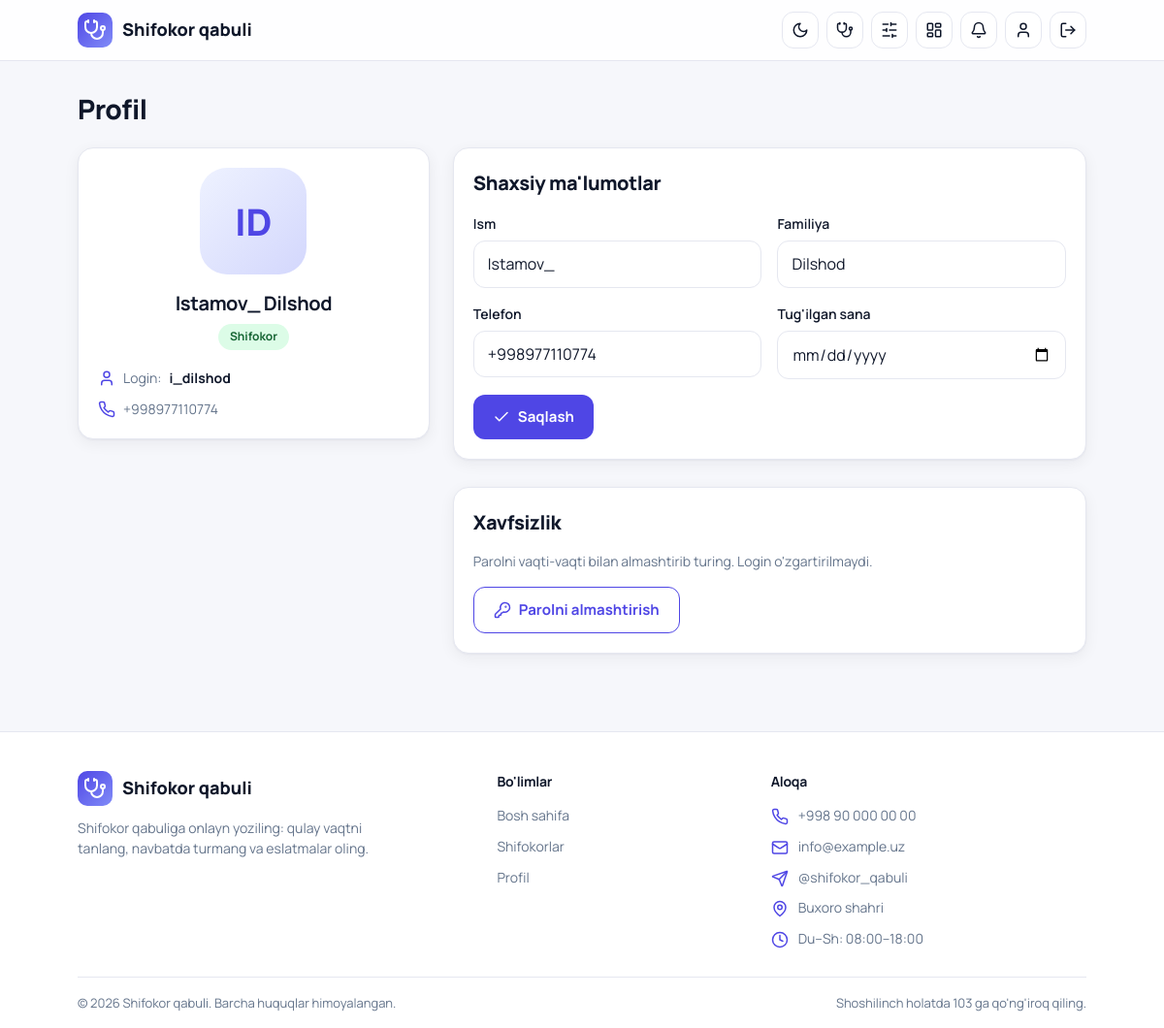
/profile/ (signed in), run on the app's committed database.
### clin_app/models.py (models this page shows, shortened)
class User(AbstractUser):
    class Role(models.TextChoices):
        PATIENT = "patient", "Bemor"
        DOCTOR = "doctor", "Shifokor"
        HOSPITAL_ADMIN = "hospital_admin", "Kasalxona admini"
    role = models.CharField(max_length=20, choices=Role.choices, default=Role.PATIENT)
    phone = models.CharField("Telefon", max_length=20, unique=True, null=True, blank=True)
    birth_date = models.DateField("Tug'ilgan sana", null=True, blank=True)
    hospital = models.ForeignKey(
        Hospital, on_delete=models.SET_NULL, null=True, blank=True, related_name="staff"
    )
    must_change_password = models.BooleanField("Parolni almashtirishi shart", default=False)
    @property
    def is_patient(self):
        return self.role == self.Role.PATIENT
    @property
    def is_doctor(self):
        return self.role == self.Role.DOCTOR
    @property
    def is_hospital_admin(self):
        return self.role == self.Role.HOSPITAL_ADMIN

### clin_app/views.py (the view)
# urls.py: path('profile/', views.profile, name='profile'),
@login_required
def profile(request):
    me = User.objects.get(pk=request.user.pk)
    form = ProfileForm(request.POST or None, instance=me)
    if request.method == 'POST' and form.is_valid():
        form.save()
        messages.success(request, "Ma'lumotlaringiz saqlandi.")
        return redirect('profile')
    return render(request, 'profile.html', {'form': form, 'me': me})

### clin_app/forms.py (shortened to what this page needs)
class ProfileForm(forms.ModelForm):
    class Meta:
        model = User
        fields = ('first_name', 'last_name', 'phone', 'birth_date')
        labels = {
            'first_name': 'Ism', 'last_name': 'Familiya',
            'phone': 'Telefon', 'birth_date': "Tug'ilgan sana",
        }
        widgets = {
            'birth_date': forms.DateInput(format='%Y-%m-%d', attrs={'type': 'date'}),
            'phone': forms.TextInput(attrs={'placeholder': '+998 90 123 45 67'}),
        }
    def __init__(self, *args, **kwargs):
        super().__init__(*args, **kwargs)
        self.fields['first_name'].required = True
        self.fields['last_name'].required = True
        self.fields['birth_date'].widget.attrs['max'] = timezone.localdate().isoformat()

### clin_app/context_processors.py (called while the page is built)
def notifications(request):
    user = request.user
    if user.is_authenticated:
        return {"unread_count": user.notifications.filter(is_read=False).count()}
    return {}

### clin_app/templates/profile.html (shortened to what this page needs)
{% extends 'base.html' %}
{% block content %}
<h1 class="page-title">Profil</h1>
<div class="detail-grid">
  <div class="card center">
    <div class="avatar avatar-lg avatar-initials" style="margin:0 auto 14px">
      {% if me.first_name or me.last_name %}{{ me.first_name|slice:":1"|upper }}{{ me.last_name|slice:":1"|upper }}{% else %}<svg class="icon"><use href="#i-user"/></svg>{% endif %}
    </div>
    <h2 style="font-size:20px">{{ me.get_full_name|default:me.username }}</h2>
    <span class="badge badge-green" style="margin-top:6px">{{ me.get_role_display }}</span>
    <div class="info-list" style="text-align:left;margin-top:18px">
      <div class="row"><svg class="icon"><use href="#i-user"/></svg> Login: <b>{{ me.username }}</b></div>
      <div class="row"><svg class="icon"><use href="#i-phone"/></svg> {{ me.phone|default:"Telefon kiritilmagan" }}</div>
    </div>
  </div>
  <div>
    <form method="post" class="card form-grid mb-3">
      <div class="field full"><h2 class="section-title" style="margin:0">Shaxsiy ma'lumotlar</h2></div>
      {% for field in form %}
        <div class="field {% if field.name == 'phone' or field.name == 'birth_date' %}{% endif %}">
          <label for="{{ field.id_for_label }}">{{ field.label }}</label>
          {{ field }}
        </div>
      {% endfor %}
      <div class="form-actions">
        <button type="submit" class="btn"><svg class="icon"><use href="#i-check"/></svg> Saqlash</button>
      </div>
    </form>
    <div class="card">
      <h2 class="section-title">Xavfsizlik</h2>
      <p class="muted small mb-2">Parolni vaqti-vaqti bilan almashtirib turing. Login o'zgartirilmaydi.</p>
      <a href="{% url 'password_change' %}" class="btn btn-outline">
        <svg class="icon"><use href="#i-key"/></svg> Parolni almashtirish
      </a>
    </div>
  </div>
</div>
{% endblock %}

### static/css/style.css (style rules this page uses)
:root { --primary: #4f46e5; --primary-dark: #4338ca; --primary-soft: #eef2ff; --accent-text: #4f46e5; --bg: #f6f7fb; --card: #ffffff; --field: #ffffff; --ink: #0f172a; --text: #334155; --muted: #64748b; --line: #e5e7f0; --danger: #e11d48; --ok-bg: #dcfce7; --ok-text: #166534; --bad-bg: #ffe4e6; --bad-text: #9f1239; --gray-bg: #e2e8f0; --gray-text: #334155; --nav-bg: rgba(255,255,255,.85); --glow-1: rgba(99,102,241,.18); --glow-2: rgba(79,70,229,.12); --glow-btn: rgba(79,70,229,.30); --radius: 16px; --shadow: 0 1px 2px rgba(15,23,42,.04), 0 4px 16px rgba(15,23,42,.06); --shadow-hover: 0 2px 4px rgba(15,23,42,.06), 0 14px 30px rgba(15,23,42,.12); color-scheme: light; }
* { box-sizing: border-box; margin: 0; padding: 0; }
body { font-family: "Manrope", system-ui, -apple-system, "Segoe UI", Roboto, Arial, sans-serif; background: var(--bg); color: var(--text); line-height: 1.55; -webkit-font-smoothing: antialiased; transition: background .3s, color .3s; }
a { color: inherit; text-decoration: none; }
h1, h2, h3 { color: var(--ink); letter-spacing: -0.02em; }
.muted { color: var(--muted); }
.small { font-size: 14px; }
.center { text-align: center; }
.mb-2 { margin-bottom: 16px; }
.mb-3 { margin-bottom: 28px; }
.hero, .card, .chip, .alert, .page-title, .section-title, .feature { animation: rise .55s cubic-bezier(.2,.7,.2,1) backwards; }
.avatar { animation: pop .5s cubic-bezier(.2,.8,.3,1.2) backwards; }
.icon { width: 18px; height: 18px; flex-shrink: 0; vertical-align: -3px; fill: none; stroke: currentColor; stroke-width: 2; stroke-linecap: round; stroke-linejoin: round; }
.row { display: flex; align-items: center; gap: 8px; }
.btn { display: inline-flex; align-items: center; justify-content: center; gap: 8px; border: 0; cursor: pointer; padding: 11px 20px; border-radius: 12px; font: inherit; font-size: 15px; font-weight: 700; width: auto; background: var(--primary); color: #fff; transition: background .2s, transform .2s, box-shadow .2s; }
input, select, textarea { font: inherit; color: var(--ink); width: 100%; border: 1px solid var(--line); border-radius: 12px; padding: 11px 14px; background: var(--field); transition: border-color .2s, box-shadow .2s, background .3s; }
input::placeholder, textarea::placeholder { color: var(--muted); }
label { font-size: 14px; font-weight: 600; color: var(--ink); }
.section-title { font-size: 20px; font-weight: 800; margin-bottom: 14px; }
.page-title { font-size: 28px; font-weight: 800; margin-bottom: 18px; }
.card { background: var(--card); border-radius: var(--radius); box-shadow: var(--shadow); border: 1px solid var(--line); padding: 20px; transition: transform .25s, box-shadow .25s, border-color .25s, background .3s; }
.avatar { width: 60px; height: 60px; border-radius: 18px; flex-shrink: 0; object-fit: cover; background: linear-gradient(135deg, var(--primary-soft), rgba(129,140,248,.35)); color: var(--accent-text); display: flex; align-items: center; justify-content: center; transition: transform .3s; }
.avatar-lg { width: 110px; height: 110px; border-radius: 28px; margin-bottom: 16px; }
.detail-grid { display: grid; gap: 24px; grid-template-columns: 1fr 1.8fr; align-items: start; }
.info-list { display: grid; gap: 10px; margin-top: 14px; font-size: 14px; color: var(--muted); }
.info-list .row .icon { color: var(--accent-text); }
.info-list b { color: var(--ink); }
.badge { display: inline-block; font-size: 12px; font-weight: 700; padding: 4px 12px; border-radius: 999px; }
.badge-green { background: var(--ok-bg); color: var(--ok-text); }
.btn-outline { background: transparent; color: var(--accent-text); border: 1px solid var(--primary); }
.form-grid { display: grid; gap: 16px; grid-template-columns: 1fr 1fr; }
.field label { display: block; margin-bottom: 6px; }
.field.full, .form-actions { grid-column: 1 / -1; }
.form-actions { display: flex; gap: 10px; flex-wrap: wrap; }
.avatar-initials { font-size: 38px; font-weight: 800; }
:root { --hero-overlay: rgba(246, 247, 251, .78); }

### data on the page
User: first_name "I", last_name "D", get_full_name "Istamov_ Dilshod", role "Shifokor", username "i_dilshod", phone "+998977110774", form "Istamov_" "Dilshod" "+998977110774"

### other printed values
{{ field.label }} "Ism" "Familiya" "Telefon" "Tug'ilgan sana"
